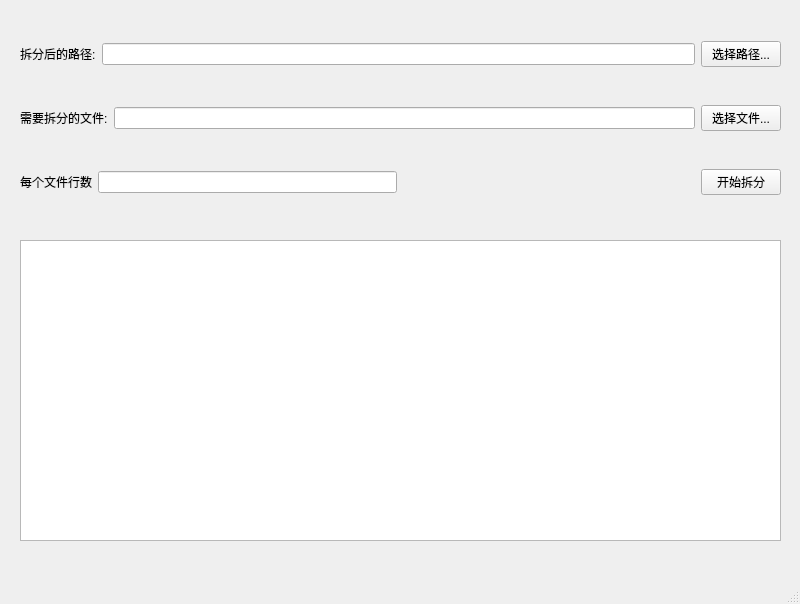
<?xml version="1.0" encoding="UTF-8"?>
<ui version="4.0">
 <class>MainWindow</class>
 <widget class="QMainWindow" name="MainWindow">
  <property name="geometry">
   <rect>
    <x>0</x>
    <y>0</y>
    <width>800</width>
    <height>604</height>
   </rect>
  </property>
  <property name="windowTitle">
   <string>MainWindow</string>
  </property>
  <widget class="QWidget" name="centralwidget">
   <widget class="QWidget" name="verticalLayoutWidget">
    <property name="geometry">
     <rect>
      <x>20</x>
      <y>9</y>
      <width>761</width>
      <height>221</height>
     </rect>
    </property>
    <layout class="QVBoxLayout" name="verticalLayout">
     <item>
      <layout class="QHBoxLayout" name="horizontalLayout_2">
       <item>
        <widget class="QLabel" name="label_5">
         <property name="text">
          <string>拆分后的路径:</string>
         </property>
        </widget>
       </item>
       <item>
        <widget class="QLineEdit" name="lineEdit_wenjian"/>
       </item>
       <item>
        <widget class="QPushButton" name="pushButton_wenjian">
         <property name="text">
          <string>选择路径...</string>
         </property>
        </widget>
       </item>
      </layout>
     </item>
     <item>
      <layout class="QHBoxLayout" name="horizontalLayout">
       <item>
        <widget class="QLabel" name="label_4">
         <property name="text">
          <string>需要拆分的文件:</string>
         </property>
        </widget>
       </item>
       <item>
        <widget class="QLineEdit" name="lineEdit_lujin"/>
       </item>
       <item>
        <widget class="QPushButton" name="pushButton_lujin">
         <property name="text">
          <string>选择文件...</string>
         </property>
        </widget>
       </item>
      </layout>
     </item>
     <item>
      <layout class="QHBoxLayout" name="horizontalLayout_3">
       <item>
        <widget class="QLabel" name="label_3">
         <property name="text">
          <string>每个文件行数</string>
         </property>
        </widget>
       </item>
       <item>
        <widget class="QLineEdit" name="lineEdit_hangshu"/>
       </item>
       <item>
        <spacer name="horizontalSpacer">
         <property name="orientation">
          <enum>Qt::Horizontal</enum>
         </property>
         <property name="sizeHint" stdset="0">
          <size>
           <width>40</width>
           <height>20</height>
          </size>
         </property>
        </spacer>
       </item>
       <item>
        <layout class="QVBoxLayout" name="verticalLayout_2"/>
       </item>
       <item>
        <widget class="QPushButton" name="pushButton_caifen">
         <property name="text">
          <string>开始拆分</string>
         </property>
        </widget>
       </item>
      </layout>
     </item>
    </layout>
   </widget>
   <widget class="QTextEdit" name="textout_log">
    <property name="geometry">
     <rect>
      <x>20</x>
      <y>240</y>
      <width>761</width>
      <height>301</height>
     </rect>
    </property>
   </widget>
  </widget>
  <widget class="QMenuBar" name="menubar">
   <property name="geometry">
    <rect>
     <x>0</x>
     <y>0</y>
     <width>800</width>
     <height>23</height>
    </rect>
   </property>
  </widget>
  <widget class="QStatusBar" name="statusbar"/>
 </widget>
 <resources/>
 <connections/>
</ui>
